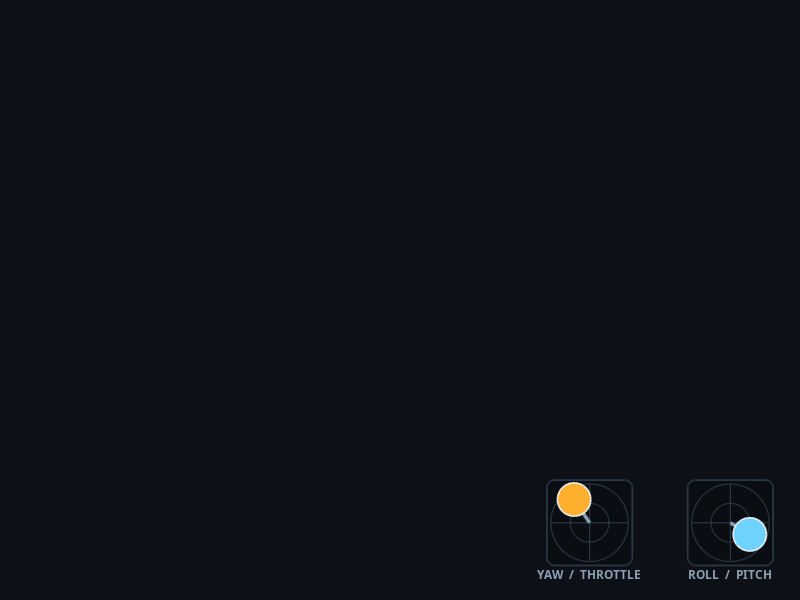

Source code (MATLAB):
function test_sticks_live()
% Offscreen check of the embedded manual-stick pads at their Flight-tab size
% (verbatim makeJoysticks drawing). Renders at the real figure aspect and a
% deflected cap so we can judge sizing.
here = fileparts(mfilename('fullpath'));
f = figure('Units','pixels','Position',[60 60 1400 850],'Color',hx('0D1117'), ...
           'Visible','off','MenuBar','none','ToolBar','none','InvertHardcopy','off');
% mimic the Flight-tab right column backdrop
uipanel(f,'Units','normalized','Position',[0.655 0.02 0.34 0.22],'BackgroundColor',hx('151C24'),'BorderType','line','HighlightColor',hx('2B3947'));
axl = axes('Parent',f,'Units','normalized','Position',[0.658 0.035 0.158 0.170]);
axr = axes('Parent',f,'Units','normalized','Position',[0.834 0.035 0.158 0.170]);
[lh,rh,lt,rt] = makeJoysticks(axl,axr);
set(lh,'XData',-0.4,'YData',0.6); set(lt,'XData',[0 -0.4],'YData',[0 0.6]);   % deflected
set(rh,'XData',0.5,'YData',-0.3); set(rt,'XData',[0 0.5],'YData',[0 -0.3]);
exportgraphics(f, fullfile(here,'sticks_live.png'),'Resolution',130,'BackgroundColor',hx('0D1117'));
close(f); fprintf('wrote sticks_live.png\n');
end

function [left_h,right_h,left_t,right_t] = makeJoysticks(ax_l, ax_r)
T = theme(); caps = {'YAW  /  THROTTLE','ROLL  /  PITCH'}; axs=[ax_l ax_r]; thc=linspace(0,2*pi,90);
for k=1:2
    ax=axs(k); hold(ax,'on'); axis(ax,'equal'); xlim(ax,[-1.18 1.18]); ylim(ax,[-1.45 1.18]);
    set(ax,'XTick',[],'YTick',[],'Box','off','Color',T.bg,'XColor','none','YColor','none');
    rectangle(ax,'Position',[-1.1 -1.1 2.2 2.2],'Curvature',0.18,'FaceColor',T.field,'EdgeColor',T.edge,'LineWidth',1.2);
    for r=[0.5 1.0], plot(ax,r*cos(thc),r*sin(thc),'-','Color',T.edge,'LineWidth',0.8); end
    plot(ax,[-1 1;0 0]',[0 0;-1 1]','-','Color',T.edge,'LineWidth',0.8);
    text(ax,0,-1.32,caps{k},'Color',T.sub,'FontName',T.font,'FontSize',8.5,'FontWeight','bold','HorizontalAlignment','center');
end
left_t  = plot(ax_l,[0 0],[0 0],'-','Color',T.sub,'LineWidth',2.5);
right_t = plot(ax_r,[0 0],[0 0],'-','Color',T.sub,'LineWidth',2.5);
left_h  = plot(ax_l,0,0,'o','MarkerSize',24,'MarkerFaceColor',T.warn,'MarkerEdgeColor',T.text,'LineWidth',1.2);
right_h = plot(ax_r,0,0,'o','MarkerSize',24,'MarkerFaceColor',T.data,'MarkerEdgeColor',T.text,'LineWidth',1.2);
end

function T=theme()
T.bg=hx('0D1117'); T.field=hx('0A0E13'); T.edge=hx('2B3947'); T.text=hx('E9EEF3');
T.sub=hx('8CA0B3'); T.warn=hx('FFB02E'); T.data=hx('6FD3FF');
T.font=pick({'Ubuntu','Noto Sans','DejaVu Sans','Helvetica'});
end
function c=hx(s), c=[hex2dec(s(1:2)) hex2dec(s(3:4)) hex2dec(s(5:6))]/255; end
function fn=pick(c), av=listfonts; fn=c{end}; for i=1:numel(c), if any(strcmpi(av,c{i})), fn=c{i}; return; end, end, end
